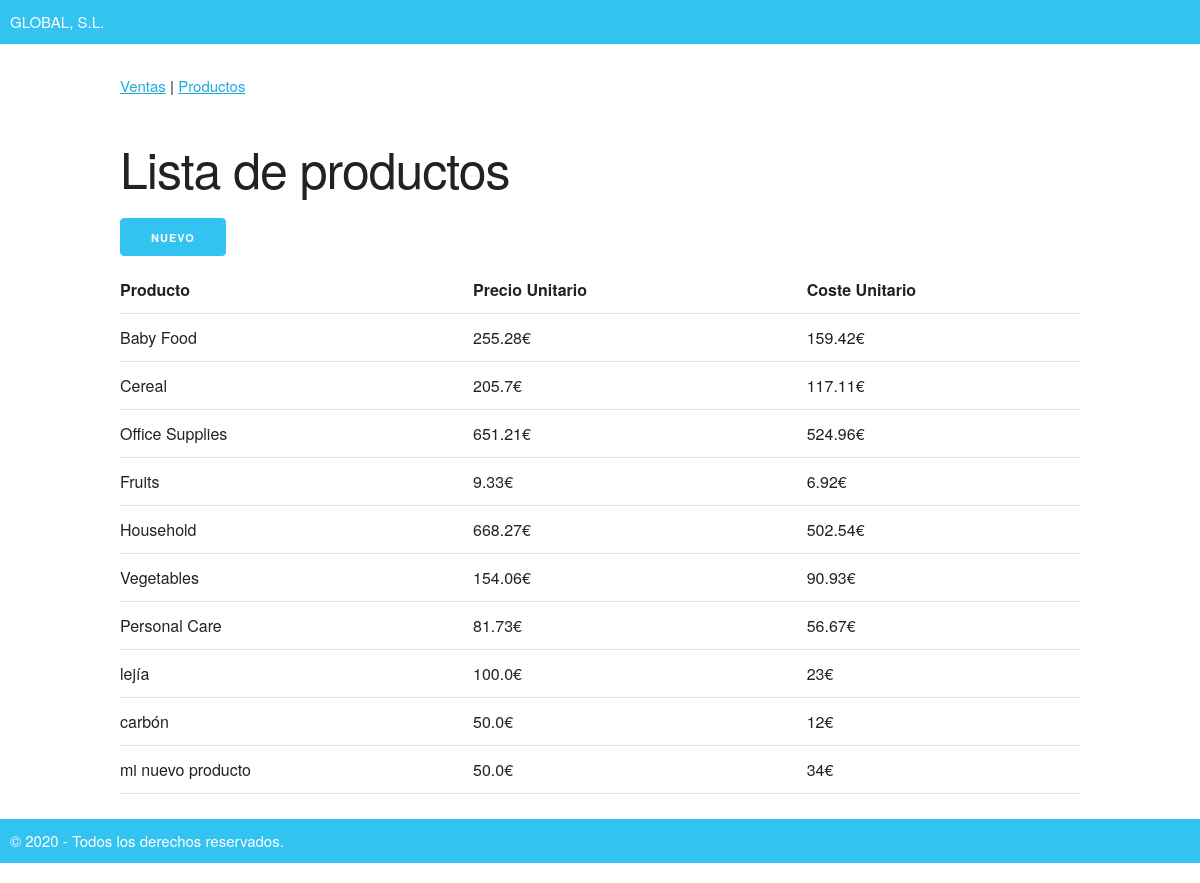
Before: /productos with the older database file.
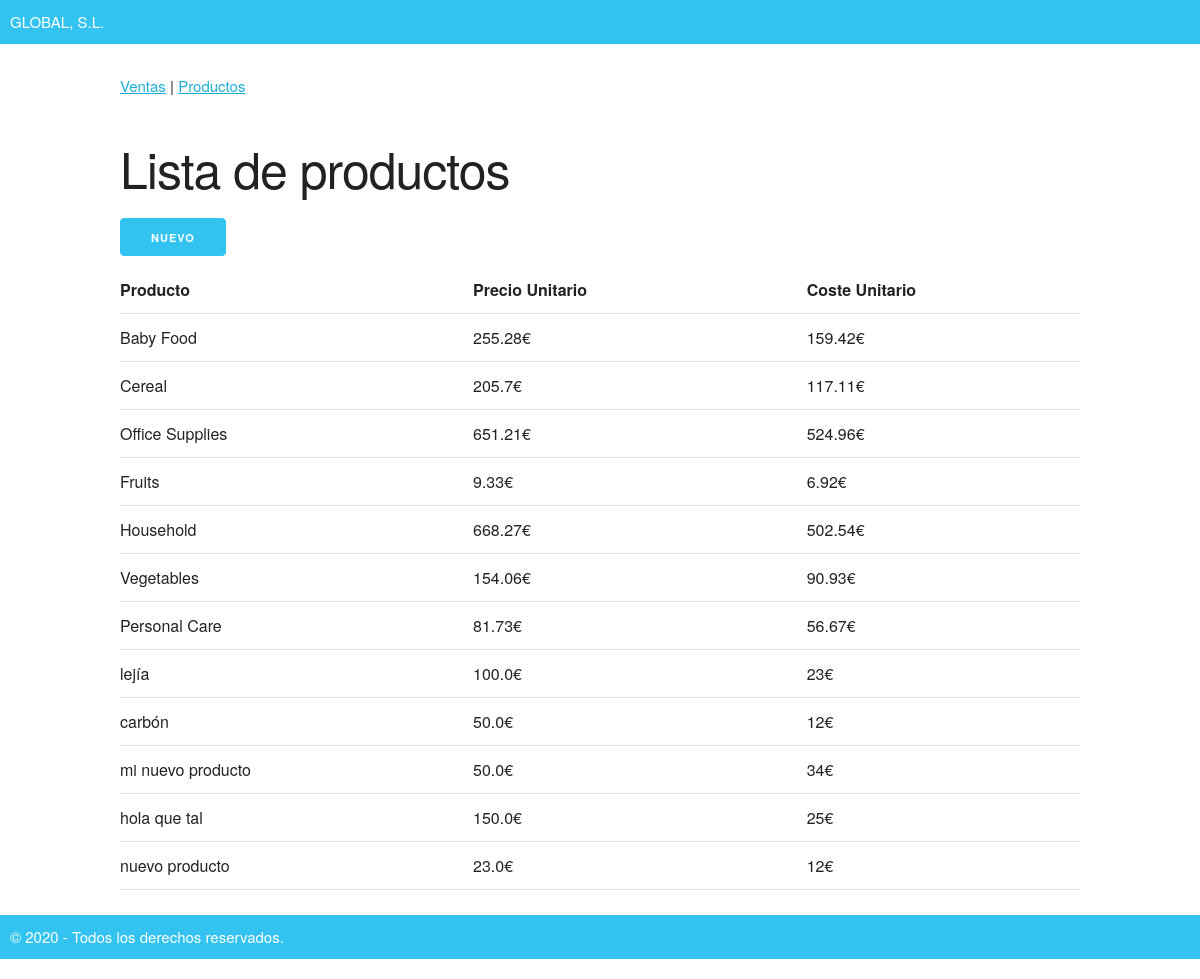
After: the same page with the newer database file.
### tables this page shows
CREATE TABLE "productos" (
	"id"	INTEGER PRIMARY KEY AUTOINCREMENT,
	"tipo_producto"	TEXT NOT NULL UNIQUE,
	"precio_unitario"	REAL NOT NULL,
	"coste_unitario"	INTEGER NOT NULL
);

### the_app/routes.py (the view)
@app.route("/productos")
def productos():#consultar listado de productos
    conn = sqlite3.connect(BASE_DATOS)
    cur = conn.cursor()
    query = 'SELECT id, tipo_producto, precio_unitario, coste_unitario FROM productos;'
    productos = cur.execute(query).fetchall()
    conn.close()
    return render_template("productos.html", productos=productos)

### the_app/templates/productos.html (shortened to what this page needs)
{% extends "base.html" %}
{% block contenido%}
    <h1>Lista de productos </h1>
    <a class="button button-primary" href="/addproducto">Nuevo</a>
    <table class="u-full-width">
        <tr>
            <th>Producto</th>
            <th>Precio Unitario</th>
            <th>Coste Unitario</th>
        </tr>
        {% for producto in productos %}
        <tr>
            <td class="producto">{{ producto[1] }}</td>
            <td>{{ producto[2] }}€ </td>
            <td>{{ producto[3] }}€</td>
        </tr>
        {% endfor %}
    </table>
{% endblock %}

### the_app/templates/base.html (shortened to what this page needs)
<html lang="en">
        <head>
            <link rel="stylesheet" href="/static/normalize.css">
            <link rel="stylesheet" href="/static/skeleton.css">
            <link rel="stylesheet" href="/static/style.css">
        </head>
        <body>
            <header>
                GLOBAL, S.L.
            </header>
            <section class="container">
                <div class="menu">
                    <a href="/">Ventas</a> | <a href="/productos">Productos </a>
                </div>
                {% block contenido %}{% endblock %}
            </section>
            <footer>
                &copy; 2020 - Todos los derechos reservados.
            </footer>
        </body>
</html>

### the_app/static/skeleton.css (style rules this page uses)
.container { position: relative; width: 100%; max-width: 960px; margin: 0 auto; padding: 0 20px; box-sizing: border-box; }
@media (min-width: 400px) { .container { width: 85%; padding: 0; } }
@media (min-width: 550px) { .container { width: 80%; } }
html { font-size: 62.5%; }
body { font-size: 1.5em; line-height: 1.6; font-weight: 400; font-family: "Raleway", "HelveticaNeue", "Helvetica Neue", Helvetica, Arial, sans-serif; color: #222; }
h1, h2, h3, h4, h5, h6 { margin-top: 0; margin-bottom: 2rem; font-weight: 300; }
h1 { font-size: 4.0rem; line-height: 1.2; letter-spacing: -.1rem; }
@media (min-width: 550px) { h1 { font-size: 5.0rem; } }
a { color: #1EAEDB; }
.button, button, input[type="submit"], input[type="reset"], input[type="button"] { display: inline-block; height: 38px; padding: 0 30px; color: #555; text-align: center; font-size: 11px; font-weight: 600; line-height: 38px; letter-spacing: .1rem; text-transform: uppercase; text-decoration: none; white-space: nowrap; background-color: transparent; border-radius: 4px; border: 1px solid #bbb; cursor: pointer; box-sizing: border-box; }
.button.button-primary, button.button-primary, input[type="submit"].button-primary, input[type="reset"].button-primary, input[type="button"].button-primary { color: #FFF; background-color: #33C3F0; border-color: #33C3F0; }
th, td { padding: 12px 15px; text-align: left; border-bottom: 1px solid #E1E1E1; }
th:first-child, td:first-child { padding-left: 0; }
th:last-child, td:last-child { padding-right: 0; }
button, .button { margin-bottom: 1rem; }
pre, blockquote, dl, figure, table, p, ul, ol, form { margin-bottom: 2.5rem; }
.u-full-width { width: 100%; box-sizing: border-box; }
.container:after, .row:after, .u-cf { content: ""; display: table; clear: both; }

### the_app/static/style.css (style rules this page uses)
header, footer { padding: 10px; background-color: #33c3f0; color: white; }
header { margin-bottom: 20px; }
footer { margin-bottom: 20px; }
.menu { padding-top: 10px; padding-bottom: 40px; }

Changed rows visible on the page:
added productos: tipo_producto "hola que tal", precio_unitario "150.0", coste_unitario "25"
added productos: tipo_producto "nuevo producto", precio_unitario "23.0", coste_unitario "12"
